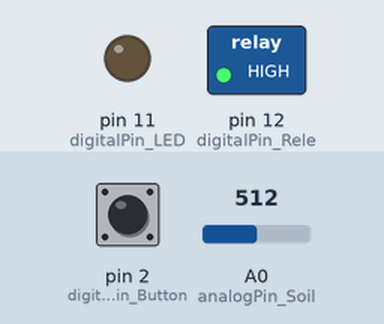
Simulated run of this sketch. Board: Arduino Uno, built with avr-gcc and run on an emulated ATmega328P. Shown: switched loads named in the sketch (green lamp = pin HIGH), output pins drawn as LEDs (lit = HIGH). Dashed ring = blinking. The test bench sets the inputs (shaded band); at power-on: pin 2 (digitalPin_Button) LOW, A0 (analogPin_Soil) = 512.

Above: at 1.2 s.
1.3 s: pin 2 (digitalPin_Button) pulled HIGH for 0.15 s
At 1.7 s:
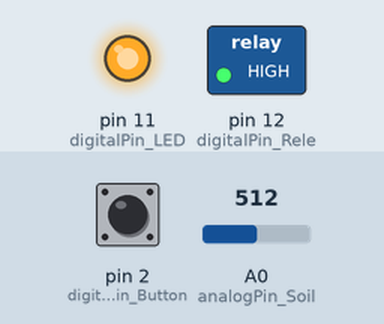
At 7.2 s:
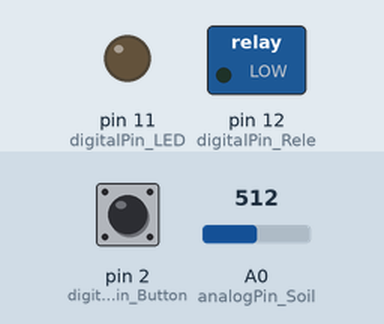
7.4 s: pin 2 (digitalPin_Button) pulled HIGH for 1 s
At 7.8 s:
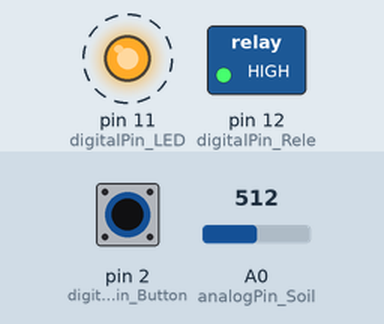
11.4 s: pin 2 (digitalPin_Button) pulled HIGH for 3.2 s
Timing chart, 0 to 21.0 s (numbered marks = the images above; inputs shaded):
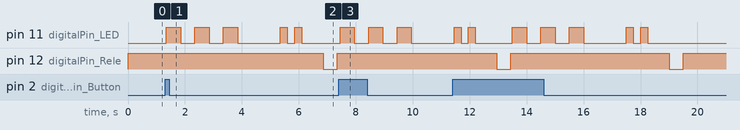

Measured:
- after the input at 1.3 s, pin 11 (digitalPin_LED): LOW → HIGH after 0.05 s, → LOW 0.50 s later, → HIGH 0.50 s later, → LOW 0.50 s later, … (10 changes in this stretch); pin 12 (digitalPin_Rele): HIGH → LOW after 5.6 s, → HIGH 0.50 s later
- after the input at 7.4 s, pin 11 (digitalPin_LED): alternates HIGH for 0.50 s and LOW for 0.50 s, 6 changes in all, then stays LOW, starting after 0.05 s

The sketch:

Moisture.ino
```cpp
// Set pins
int analogPin_Soil = 0;
int digitalPin_Rele = 12;
int digitalPin_LED = 11;
int digitalPin_Button = 2;

// Set max and min values of moisture sensor
int moistureMin = 612;
int moistureMax = 300;

// Timers for reading moisture value and turning on irrigation system
unsigned long timers[2];

void setup() {
  // Set serial
  Serial.begin(9600);

  // Set rele ouput
  pinMode(digitalPin_Rele, OUTPUT);
  digitalWrite(digitalPin_Rele, HIGH);

  // Set LED ouput
  pinMode(digitalPin_LED, OUTPUT);
  digitalWrite(digitalPin_LED, LOW);

  // Set Button input
  pinMode(digitalPin_Button, INPUT);

  //Start timers
  startTimer(0);
  startTimer(1);
}

void loop() {
  // If button pressed check the system
  if(digitalRead(digitalPin_Button) == HIGH)
  {
    testSystem();
  }

  if(hasPassed(0, 60000)) //1 min
  {
    int moisturePercent = getAverageMoisture(5);
    bool needsIrigation = isNeedsIrigation(moisturePercent);
    showNumberWithLed(moisturePercent);

    // Send moisture data
    Serial.print("<");
    Serial.print(moisturePercent);
    Serial.println(">");

    // Reset timer
    startTimer(0);
  }


  if(hasPassed(1, 3600000)) //1h, 86400000 day
  {
    // Reset timer
    startTimer(1);

    int moisturePercent = getAverageMoisture(5);
    bool needsIrigation = isNeedsIrigation(moisturePercent);

    if(needsIrigation)
    {
      digitalWrite(digitalPin_Rele, LOW);
      delay(5000);
      digitalWrite(digitalPin_Rele, HIGH);
    }
  }

}

// Map raw values to 0-100
int moistureLevel(int analogValue)
{
  return (analogValue - moistureMin) * (100 - 0) / (moistureMax - moistureMin) + 0;
}

bool isNeedsIrigation(int moisturePercent)
{
  return moisturePercent < 50;
}

// Check moisture multiple times and get average value
int getAverageMoisture(int checks)
{
  int averageMoisture = 0;

  for(int i = 0; i<checks; i++)
  {
    int val = analogRead(analogPin_Soil);
    int moisturePercent =  moistureLevel(val);
    averageMoisture += moisturePercent;
    delay(10);
  }

  return int(averageMoisture/checks);
}

// Function to show and int by blinking an LED (long blink = 10, short blink = 1)
int showNumberWithLed(int number)
{
  while(number >= 10)
  {
    digitalWrite(digitalPin_LED, HIGH);
    delay(500);
    digitalWrite(digitalPin_LED, LOW);
    delay(500);
    number -= 10;
  }

  delay(1000);

  while(number > 0)
  {
    digitalWrite(digitalPin_LED, HIGH);
    delay(250);
    digitalWrite(digitalPin_LED, LOW);
    delay(250);
    number -= 1;
  }
}

// Set time when timer started
void startTimer(int timerNumber)
{
  timers[timerNumber] = millis();
}

// Check if x miliseconds have pasted on the timer
bool hasPassed(int timerNumber, unsigned long milliseconds)
{
  return (millis() - timers[timerNumber]) > milliseconds;
}

void testSystem()
{
  int moisturePercent = getAverageMoisture(5);
  bool needsIrigation = isNeedsIrigation(moisturePercent);
  showNumberWithLed(moisturePercent);

  delay(500);
  digitalWrite(digitalPin_Rele, LOW);
  delay(500);
  digitalWrite(digitalPin_Rele, HIGH);
}
```
